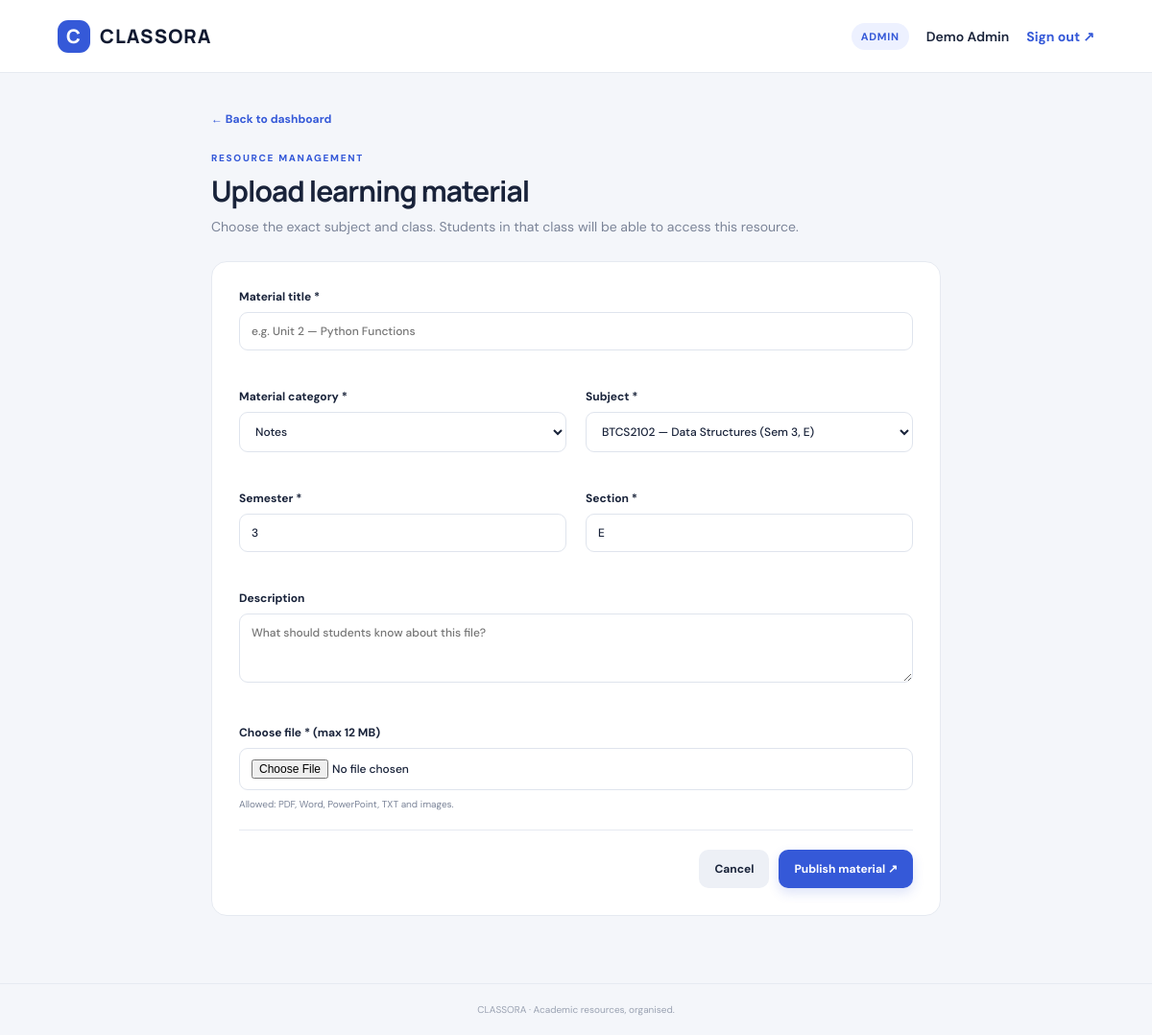
Page /upload (signed in) on the committed database.
### tables this page shows
CREATE TABLE users (
            id INTEGER PRIMARY KEY AUTOINCREMENT,
            name TEXT NOT NULL,
            email TEXT NOT NULL UNIQUE,
            password_hash TEXT NOT NULL,
            role TEXT NOT NULL CHECK(role IN ('teacher','student','admin')),
            semester TEXT NOT NULL DEFAULT '3',
            section TEXT NOT NULL DEFAULT 'E'
        );

CREATE TABLE subjects (
            id INTEGER PRIMARY KEY AUTOINCREMENT,
            name TEXT NOT NULL,
            code TEXT NOT NULL UNIQUE,
            semester TEXT NOT NULL,
            section TEXT NOT NULL,
            teacher_id INTEGER,
            FOREIGN KEY(teacher_id) REFERENCES users(id)
        );

### app.py (the view, shortened to what this page needs)
@app.route("/upload", methods=["GET", "POST"])
@login_required
@roles_required("teacher", "admin")
def upload():
    user = current_user()
    subjects = list_subjects(user)
    return render_template("upload.html", subjects=subjects)

### app.py (called while the page is built)
def current_user():
    if "user_id" not in session:
        return None
    with connect() as db:
        return db.execute("SELECT * FROM users WHERE id=?", (session["user_id"],)).fetchone()

def login_required(fn):
    @wraps(fn)
    def wrapper(*args, **kwargs):
        if current_user() is None:
            flash("Please sign in to continue.", "warning")
            return redirect(url_for("login"))
        return fn(*args, **kwargs)
    return wrapper

def roles_required(*roles):
    def decorator(fn):
        @wraps(fn)
        def wrapper(*args, **kwargs):
            user = current_user()
            if not user:
                return redirect(url_for("login"))
            if user["role"] not in roles:
                abort(403)
            return fn(*args, **kwargs)
        return wrapper
    return decorator

@app.context_processor
def inject_globals():
    return {"current_user": current_user(), "categories": CATEGORIES}

### database.py (called while the page is built)
def connect():
    conn = sqlite3.connect(DB_PATH)
    conn.row_factory = sqlite3.Row
    conn.execute("PRAGMA foreign_keys = ON")
    return conn

def list_subjects(user):
    with connect() as db:
        if user["role"] == "teacher":
            return db.execute("SELECT * FROM subjects WHERE teacher_id=? ORDER BY name", (user["id"],)).fetchall()
        return db.execute("SELECT * FROM subjects WHERE semester=? AND section=? ORDER BY name",
                          (user["semester"], user["section"])).fetchall()

### templates/upload.html
{% extends "base.html" %}{% block title %}Upload material · CLASSORA{% endblock %}{% block content %}<div class="form-wrap"><a class="back" href="{{ url_for('index') }}">← Back to dashboard</a><div class="eyebrow">RESOURCE MANAGEMENT</div><h1>Upload learning material</h1><p class="muted">Choose the exact subject and class. Students in that class will be able to access this resource.</p><section class="panel form-panel"><form method="post" enctype="multipart/form-data"><div class="form-grid"><div class="field wide"><label>Material title *</label><input name="title" required maxlength="160" placeholder="e.g. Unit 2 — Python Functions"></div><div class="field"><label>Material category *</label><select name="category" required>{% for c in categories %}<option value="{{ c }}">{{ c }}</option>{% endfor %}</select></div><div class="field"><label>Subject *</label><select name="subject_id" required>{% for s in subjects %}<option value="{{ s['id'] }}">{{ s['code'] }} — {{ s['name'] }} (Sem {{ s['semester'] }}, {{ s['section'] }})</option>{% endfor %}</select></div><div class="field"><label>Semester *</label><input name="semester" value="{{ subjects[0]['semester'] if subjects else '3' }}" required></div><div class="field"><label>Section *</label><input name="section" value="{{ subjects[0]['section'] if subjects else 'E' }}" required maxlength="10"></div><div class="field wide"><label>Description</label><textarea name="description" rows="3" placeholder="What should students know about this file?"></textarea></div><div class="field wide"><label>Choose file * (max 12 MB)</label><input type="file" name="file" required accept=".pdf,.doc,.docx,.ppt,.pptx,.txt,.png,.jpg,.jpeg"><small>Allowed: PDF, Word, PowerPoint, TXT and images.</small></div></div><div class="form-actions"><a class="btn secondary" href="{{ url_for('index') }}">Cancel</a><button class="btn primary" type="submit">Publish material ↗</button></div></form></section></div>{% endblock %}

### templates/base.html
<!doctype html>
<html lang="en"><head><meta charset="utf-8"><meta name="viewport" content="width=device-width, initial-scale=1">
<title>{% block title %}CLASSORA{% endblock %}</title><link rel="stylesheet" href="{{ url_for('static', filename='style.css') }}"></head>
<body><nav class="nav"><a class="brand" href="{{ url_for('index') }}"><span class="brand-mark">C</span> CLASSORA</a>
{% if current_user %}<div class="nav-right"><span class="role">{{ current_user['role']|title }}</span><span class="nav-name">{{ current_user['name'] }}</span><a class="nav-link" href="{{ url_for('logout') }}">Sign out ↗</a></div>{% endif %}</nav>
<main class="wrap">{% with messages = get_flashed_messages(with_categories=true) %}{% if messages %}{% for category, message in messages %}<div class="flash {{ category }}">{{ message }}</div>{% endfor %}{% endif %}{% endwith %}
{% block content %}{% endblock %}</main><footer>CLASSORA · Academic resources, organised.</footer></body></html>

### static/style.css (style rules this page uses)
:root { --navy:#111a31;--blue:#3559d8;--cyan:#d9f3ef;--bg:#f4f6fa;--ink:#19233a;--muted:#7b8498;--line:#e6eaf1;--white:#fff;--yellow:#ffd36a }
* { box-sizing:border-box }
body { margin:0;background:var(--bg);color:var(--ink);font-family:'DM Sans',sans-serif;font-size:14px }
.nav { height:76px;background:#fff;border-bottom:1px solid var(--line);display:flex;align-items:center;justify-content:space-between;padding:0 max(calc((100% - 1200px)/2),5%) }
.brand { font-family:Manrope,sans-serif;font-weight:800;letter-spacing:1px;color:var(--navy);font-size:20px;text-decoration:none;display:flex;align-items:center;gap:10px }
.brand-mark { display:grid;place-items:center;background:var(--blue);color:#fff;width:34px;height:34px;border-radius:11px }
.nav-right { display:flex;align-items:center;gap:18px }
.role { background:#edf1ff;color:var(--blue);font-size:11px;text-transform:uppercase;letter-spacing:.7px;font-weight:700;padding:7px 10px;border-radius:20px }
.nav-name { font-weight:600 }
.nav-link,.back { color:var(--blue);text-decoration:none;font-weight:700 }
.wrap { max-width:1200px;margin:38px auto 70px;padding:0 24px }
.eyebrow { font-size:10px;letter-spacing:1.7px;font-weight:800;color:var(--blue);margin-bottom:10px }
.welcome h1,.form-wrap h1 { font-family:Manrope,sans-serif;font-size:30px;line-height:1.2;letter-spacing:-1px;margin:0 0 8px }
.muted { color:var(--muted);line-height:1.6;margin:0 }
.btn { display:inline-flex;align-items:center;justify-content:center;border:0;border-radius:10px;padding:12px 16px;font:700 12px 'DM Sans',sans-serif;text-decoration:none;cursor:pointer;white-space:nowrap }
.primary { background:var(--blue);color:white;box-shadow:0 5px 12px #3559d82b }
.secondary { background:#edf0f6;color:var(--ink) }
.stat,.panel { background:#fff;border:1px solid var(--line);border-radius:16px }
.panel { padding:23px }
input,select,textarea { width:100%;border:1px solid #dfe4ed;background:#fff;border-radius:9px;padding:11px 12px;font:500 12px 'DM Sans',sans-serif;color:var(--ink);outline:none }
label { display:block;font-size:12px;font-weight:700;margin:0 0 8px }
.form-wrap { max-width:760px;margin:0 auto }
.back { display:inline-block;margin-bottom:26px;font-size:12px }
.form-wrap h1 { margin-bottom:8px }
.form-panel { margin-top:25px;padding:28px }
.form-grid { display:grid;grid-template-columns:1fr 1fr;gap:20px }
.field { margin-bottom:20px }
.field.wide { grid-column:1/-1 }
.field small { display:block;color:var(--muted);font-size:10px;margin-top:8px }
.form-actions { display:flex;justify-content:flex-end;gap:10px;border-top:1px solid var(--line);padding-top:20px }
footer { text-align:center;color:#9aa2b2;font-size:10px;padding:20px;border-top:1px solid var(--line) }

### rows in the picture
users: role "ADMIN", name "Demo Admin"
subjects: semester "3", section "E"

### other values in the picture
form field category "Notes"
form field subject_id "BTCS2102 — Data Structures (Sem 3, E)"
